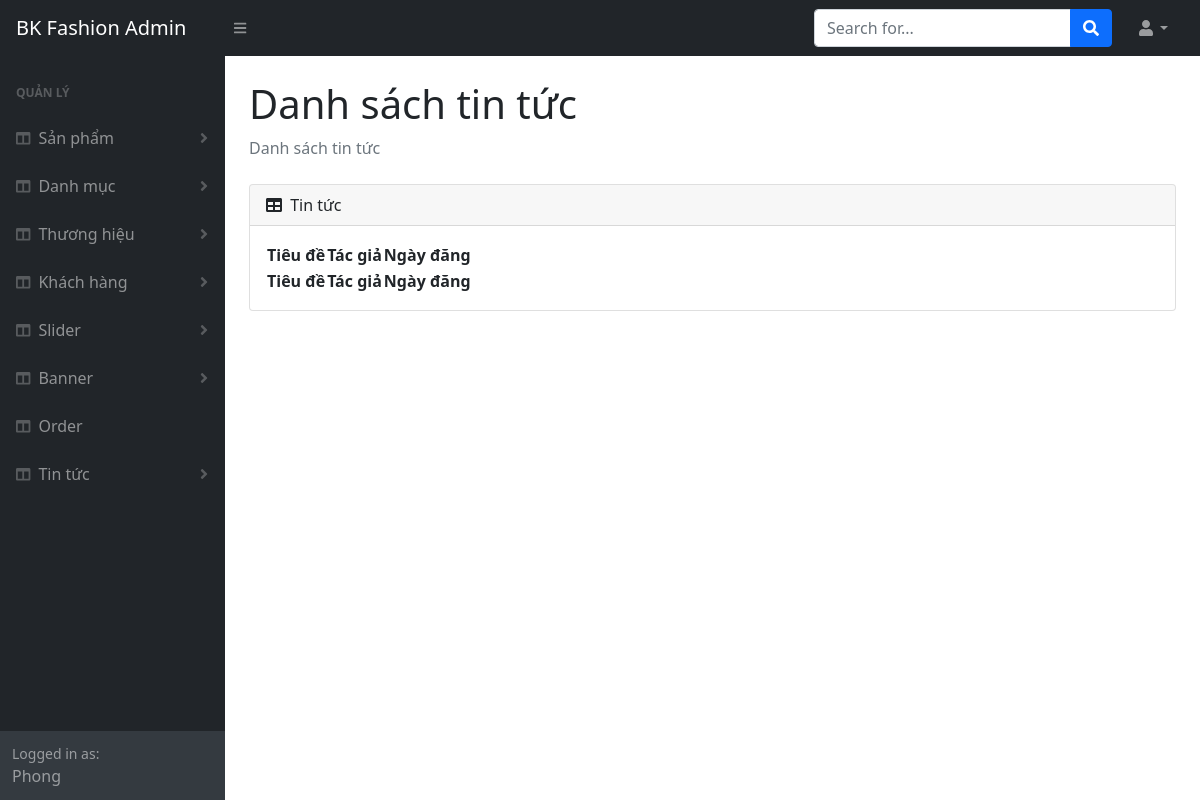
The app's page /admin/article-list.php (signed in), older data.
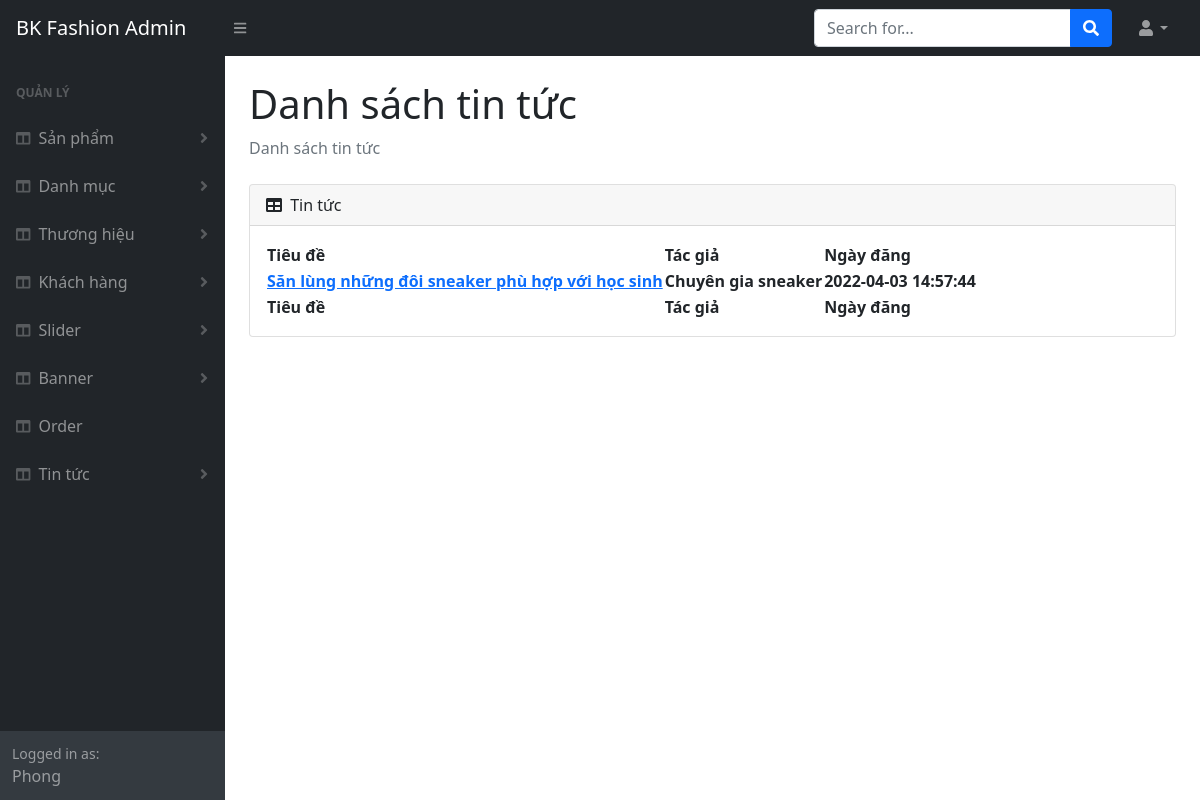
The same page, newer data.
### tables this page shows
CREATE TABLE `tbl_article` (
  `id` int(11) NOT NULL,
  `title` varchar(255) NOT NULL,
  `content` text NOT NULL,
  `datetime` timestamp NULL DEFAULT current_timestamp(),
  `writer` varchar(255) NOT NULL
);

### lib/database.php (called while the page is built, shortened)
<?php
Class Database{
   public $host   = DB_HOST;
   public $user   = DB_USER;
   public $pass   = DB_PASS;
   public $dbname = DB_NAME;
   public $link;
private function connectDB(){
   $this->link = new mysqli($this->host, $this->user, $this->pass,
    $this->dbname);
   mysqli_set_charset($this->link,"utf8");
 }
public function select($query){
  $result = $this->link->query($query) or
   die($this->link->error.__LINE__);
  if($result->num_rows > 0){
    return $result;
  } else {
    return false;
  }
 }
}

### classes/article.php (called while the page is built, shortened)
<?php
	$filepath = realpath(dirname(__FILE__));
	include_once ($filepath.'/../lib/database.php');
class Article
{
    private $db;
	public function __construct()
	{
		$this->db = new Database();
	}
    public function show_article()
    {
        $query = "SELECT `id`, `title`, `writer`, `datetime` FROM `tbl_article` ORDER BY id DESC;";
        return $this->db->select($query);
    }
}

### admin/article-list.php (the view)
<?php include 'inc_admin/header.php' ?>
<?php include 'inc_admin/sidebar.php' ?>
<?php include '../classes/article.php';
    $article = new Article();
	$list_article = $article->show_article();
?>
<div id="layoutSidenav_content">
    <main>
        <div class="container-fluid px-4">
            <h1 class="mt-4">Danh sách tin tức</h1>
            <ol class="breadcrumb mb-4">
                <li class="breadcrumb-item active">Danh sách tin tức</li>
            </ol>
            <div class="card mb-4">
                <div class="card-header">
                    <i class="fas fa-table me-1"></i>
                    Tin tức
                </div>
                <div class="card-body">
                    <table id="datatablesSimple">
                        <thead>
                            <tr>
                                <th>Tiêu đề</th>
                                <th>Tác giả</th>
                                <th>Ngày đăng</th>
                            </tr>
                        </thead>
                        <tfoot>
                            <tr>
                                <th>Tiêu đề</th>
                                <th>Tác giả</th>
                                <th>Ngày đăng</th>
                            </tr>
                        </tfoot>
                        <tbody>
                            <?php
                                if ($list_article != false)
                                {
                                    while($row = $list_article->fetch_assoc())
                                    {
                                        echo '<tr>';
                                        echo '<th><a href="article-info.php?id='.$row["id"].'">'.$row["title"].'</a></th>';
                                        echo '<th>'.$row["writer"].'</th>';
                                        echo '<th>'.$row["datetime"].'</th>';
                                        echo '</tr>';
                                    }
                                }
                            ?>
                        </tbody>
                    </table>
                </div>
            </div>
        </div>
    </main>
</div>
<?php include 'inc_admin/footer.php' ?>

Row changes from the older to the newer data that the page shows:
added tbl_article: title "Săn lùng những đôi sneaker phù hợp với học sinh", writer "Chuyên gia sneaker", datetime "2022-04-03 14:57:44"
